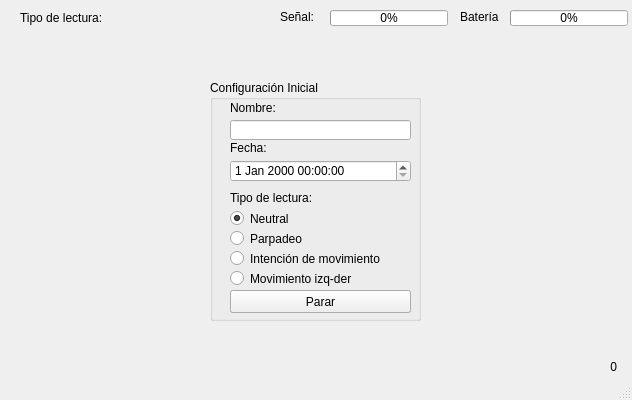
<?xml version="1.0" encoding="UTF-8"?>
<ui version="4.0">
 <class>MainWindow</class>
 <widget class="QMainWindow" name="MainWindow">
  <property name="enabled">
   <bool>true</bool>
  </property>
  <property name="geometry">
   <rect>
    <x>0</x>
    <y>0</y>
    <width>632</width>
    <height>400</height>
   </rect>
  </property>
  <property name="windowTitle">
   <string>Captura ICC</string>
  </property>
  <widget class="QWidget" name="centralWidget">
   <widget class="QGroupBox" name="gpConfig">
    <property name="enabled">
     <bool>true</bool>
    </property>
    <property name="geometry">
     <rect>
      <x>210</x>
      <y>80</y>
      <width>211</width>
      <height>241</height>
     </rect>
    </property>
    <property name="title">
     <string>Configuración Inicial</string>
    </property>
    <widget class="QPushButton" name="btIniciar">
     <property name="geometry">
      <rect>
       <x>20</x>
       <y>210</y>
       <width>181</width>
       <height>23</height>
      </rect>
     </property>
     <property name="text">
      <string>Iniciar</string>
     </property>
    </widget>
    <widget class="QRadioButton" name="chCaso3">
     <property name="geometry">
      <rect>
       <x>20</x>
       <y>170</y>
       <width>181</width>
       <height>17</height>
      </rect>
     </property>
     <property name="text">
      <string>Intención de movimiento</string>
     </property>
     <property name="checked">
      <bool>false</bool>
     </property>
    </widget>
    <widget class="QRadioButton" name="chCaso1">
     <property name="geometry">
      <rect>
       <x>20</x>
       <y>130</y>
       <width>181</width>
       <height>17</height>
      </rect>
     </property>
     <property name="text">
      <string>Neutral</string>
     </property>
     <property name="checked">
      <bool>true</bool>
     </property>
    </widget>
    <widget class="QRadioButton" name="chCaso4">
     <property name="geometry">
      <rect>
       <x>20</x>
       <y>190</y>
       <width>181</width>
       <height>17</height>
      </rect>
     </property>
     <property name="text">
      <string>Movimiento izq-der</string>
     </property>
     <property name="checked">
      <bool>false</bool>
     </property>
    </widget>
    <widget class="QLabel" name="lbTipo">
     <property name="geometry">
      <rect>
       <x>20</x>
       <y>110</y>
       <width>81</width>
       <height>16</height>
      </rect>
     </property>
     <property name="text">
      <string>Tipo de lectura:</string>
     </property>
    </widget>
    <widget class="QLabel" name="lbNombre">
     <property name="geometry">
      <rect>
       <x>20</x>
       <y>20</y>
       <width>101</width>
       <height>16</height>
      </rect>
     </property>
     <property name="text">
      <string>Nombre:</string>
     </property>
    </widget>
    <widget class="QLineEdit" name="txtNombre">
     <property name="geometry">
      <rect>
       <x>20</x>
       <y>40</y>
       <width>181</width>
       <height>20</height>
      </rect>
     </property>
     <property name="maxLength">
      <number>50</number>
     </property>
    </widget>
    <widget class="QLabel" name="lbNombre_2">
     <property name="geometry">
      <rect>
       <x>20</x>
       <y>60</y>
       <width>101</width>
       <height>16</height>
      </rect>
     </property>
     <property name="text">
      <string>Fecha:</string>
     </property>
    </widget>
    <widget class="QDateTimeEdit" name="fecha">
     <property name="geometry">
      <rect>
       <x>20</x>
       <y>80</y>
       <width>181</width>
       <height>22</height>
      </rect>
     </property>
    </widget>
    <widget class="QRadioButton" name="chCaso2">
     <property name="geometry">
      <rect>
       <x>20</x>
       <y>150</y>
       <width>181</width>
       <height>17</height>
      </rect>
     </property>
     <property name="text">
      <string>Parpadeo</string>
     </property>
     <property name="checked">
      <bool>false</bool>
     </property>
    </widget>
    <zorder>btIniciar</zorder>
    <zorder>chCaso3</zorder>
    <zorder>chCaso1</zorder>
    <zorder>chCaso4</zorder>
    <zorder>lbTipo</zorder>
    <zorder>lbNombre</zorder>
    <zorder>txtNombre</zorder>
    <zorder>lbNombre_2</zorder>
    <zorder>fecha</zorder>
    <zorder>groupBox</zorder>
    <zorder>chCaso2</zorder>
   </widget>
   <widget class="QLabel" name="lbTipo_2">
    <property name="geometry">
     <rect>
      <x>20</x>
      <y>10</y>
      <width>91</width>
      <height>16</height>
     </rect>
    </property>
    <property name="text">
     <string>Tipo de lectura:</string>
    </property>
   </widget>
   <widget class="QLabel" name="lbTipoActual">
    <property name="geometry">
     <rect>
      <x>20</x>
      <y>30</y>
      <width>601</width>
      <height>16</height>
     </rect>
    </property>
    <property name="text">
     <string/>
    </property>
   </widget>
   <widget class="QLabel" name="label_contador">
    <property name="geometry">
     <rect>
      <x>570</x>
      <y>360</y>
      <width>47</width>
      <height>13</height>
     </rect>
    </property>
    <property name="text">
     <string>0</string>
    </property>
    <property name="alignment">
     <set>Qt::AlignRight|Qt::AlignTrailing|Qt::AlignVCenter</set>
    </property>
   </widget>
   <widget class="QProgressBar" name="barraBateria">
    <property name="geometry">
     <rect>
      <x>510</x>
      <y>10</y>
      <width>118</width>
      <height>16</height>
     </rect>
    </property>
    <property name="value">
     <number>0</number>
    </property>
    <property name="orientation">
     <enum>Qt::Horizontal</enum>
    </property>
    <property name="textDirection">
     <enum>QProgressBar::TopToBottom</enum>
    </property>
    <property name="format">
     <string>%p%</string>
    </property>
   </widget>
   <widget class="QLabel" name="label">
    <property name="geometry">
     <rect>
      <x>280</x>
      <y>10</y>
      <width>47</width>
      <height>13</height>
     </rect>
    </property>
    <property name="text">
     <string>Señal:</string>
    </property>
   </widget>
   <widget class="QProgressBar" name="barraPotencia">
    <property name="geometry">
     <rect>
      <x>330</x>
      <y>10</y>
      <width>118</width>
      <height>16</height>
     </rect>
    </property>
    <property name="value">
     <number>0</number>
    </property>
    <property name="textVisible">
     <bool>true</bool>
    </property>
    <property name="orientation">
     <enum>Qt::Horizontal</enum>
    </property>
    <property name="invertedAppearance">
     <bool>false</bool>
    </property>
    <property name="textDirection">
     <enum>QProgressBar::TopToBottom</enum>
    </property>
    <property name="format">
     <string>%p%</string>
    </property>
   </widget>
   <widget class="QLabel" name="label_2">
    <property name="geometry">
     <rect>
      <x>460</x>
      <y>10</y>
      <width>47</width>
      <height>13</height>
     </rect>
    </property>
    <property name="text">
     <string>Batería</string>
    </property>
   </widget>
   <widget class="QLabel" name="lbExplicacion">
    <property name="geometry">
     <rect>
      <x>20</x>
      <y>50</y>
      <width>591</width>
      <height>16</height>
     </rect>
    </property>
    <property name="text">
     <string/>
    </property>
   </widget>
   <widget class="QLabel" name="iconParpadeo_1">
    <property name="enabled">
     <bool>true</bool>
    </property>
    <property name="geometry">
     <rect>
      <x>80</x>
      <y>130</y>
      <width>60</width>
      <height>60</height>
     </rect>
    </property>
    <property name="styleSheet">
     <string notr="true">background-color: rgba(255, 255, 255, 0)</string>
    </property>
    <property name="text">
     <string/>
    </property>
    <property name="pixmap">
     <pixmap>:/imagenes/white.png</pixmap>
    </property>
    <property name="scaledContents">
     <bool>true</bool>
    </property>
   </widget>
   <widget class="QLabel" name="iconParpadeo_2">
    <property name="enabled">
     <bool>true</bool>
    </property>
    <property name="geometry">
     <rect>
      <x>180</x>
      <y>130</y>
      <width>60</width>
      <height>60</height>
     </rect>
    </property>
    <property name="styleSheet">
     <string notr="true">background-color: rgba(255, 255, 255, 0)</string>
    </property>
    <property name="text">
     <string/>
    </property>
    <property name="pixmap">
     <pixmap>:/imagenes/white.png</pixmap>
    </property>
    <property name="scaledContents">
     <bool>true</bool>
    </property>
   </widget>
   <widget class="QLabel" name="iconParpadeo_3">
    <property name="geometry">
     <rect>
      <x>280</x>
      <y>130</y>
      <width>60</width>
      <height>60</height>
     </rect>
    </property>
    <property name="styleSheet">
     <string notr="true">background-color: rgba(255, 255, 255, 0)</string>
    </property>
    <property name="text">
     <string/>
    </property>
    <property name="pixmap">
     <pixmap>:/imagenes/white.png</pixmap>
    </property>
    <property name="scaledContents">
     <bool>true</bool>
    </property>
   </widget>
   <widget class="QLabel" name="iconParpadeo_4">
    <property name="enabled">
     <bool>true</bool>
    </property>
    <property name="geometry">
     <rect>
      <x>380</x>
      <y>130</y>
      <width>60</width>
      <height>60</height>
     </rect>
    </property>
    <property name="styleSheet">
     <string notr="true">background-color: rgba(255, 255, 255, 0)</string>
    </property>
    <property name="text">
     <string/>
    </property>
    <property name="pixmap">
     <pixmap>:/imagenes/white.png</pixmap>
    </property>
    <property name="scaledContents">
     <bool>true</bool>
    </property>
   </widget>
   <widget class="QLabel" name="iconParpadeo_5">
    <property name="enabled">
     <bool>true</bool>
    </property>
    <property name="geometry">
     <rect>
      <x>480</x>
      <y>130</y>
      <width>60</width>
      <height>60</height>
     </rect>
    </property>
    <property name="styleSheet">
     <string notr="true">background-color: rgba(255, 255, 255, 0)</string>
    </property>
    <property name="text">
     <string/>
    </property>
    <property name="pixmap">
     <pixmap>:/imagenes/white.png</pixmap>
    </property>
    <property name="scaledContents">
     <bool>true</bool>
    </property>
   </widget>
   <widget class="QPushButton" name="btParar">
    <property name="enabled">
     <bool>true</bool>
    </property>
    <property name="geometry">
     <rect>
      <x>230</x>
      <y>290</y>
      <width>181</width>
      <height>23</height>
     </rect>
    </property>
    <property name="text">
     <string>Parar</string>
    </property>
   </widget>
   <zorder>gpConfig</zorder>
   <zorder>lbTipo_2</zorder>
   <zorder>lbTipoActual</zorder>
   <zorder>label_contador</zorder>
   <zorder>barraBateria</zorder>
   <zorder>label</zorder>
   <zorder>barraPotencia</zorder>
   <zorder>label_2</zorder>
   <zorder>lbExplicacion</zorder>
   <zorder>iconParpadeo_1</zorder>
   <zorder>chCaso3</zorder>
   <zorder>iconParpadeo_2</zorder>
   <zorder>iconParpadeo_3</zorder>
   <zorder>iconParpadeo_4</zorder>
   <zorder>iconParpadeo_5</zorder>
   <zorder>btParar</zorder>
  </widget>
  <widget class="QStatusBar" name="statusBar"/>
 </widget>
 <layoutdefault spacing="6" margin="11"/>
 <resources/>
 <connections/>
</ui>
